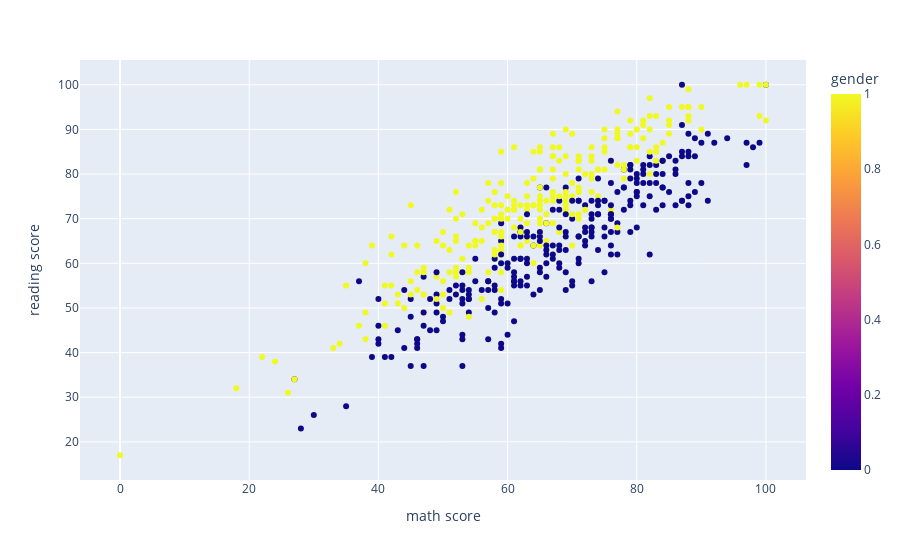

The notebook cell saved with this chart:
### Markdown cell above
NOTE: TO EXPLORE MORE I WILL ONLY BE USING PLOTLY LIBERARY

### Code cell
import plotly.express as px
fig = px.scatter(df, x="math score", y="reading score", color="gender")
fig.show()

### Figure 1 — Plotly figure (JSON) as saved in the notebook; plotly's stock layout.template omitted (floating-point values rounded to 4 significant figures; data arrays with more than 128 entries replaced by an {"elided": "..."} marker saying what was removed)
{"data": [{"hovertemplate": "math score=%{x}<br>reading score=%{y}<br>gender=%{marker.color}<extra></extra>", "legendgroup": "", "marker": {"color": {"elided": "500 int values"}, "coloraxis": "coloraxis", "symbol": "circle"}, "mode": "markers", "name": "", "orientation": "v", "showlegend": false, "type": "scatter", "x": {"elided": "500 int values"}, "xaxis": "x", "y": {"elided": "500 int values"}, "yaxis": "y"}], "layout": {"coloraxis": {"colorbar": {"title": {"text": "gender"}}, "colorscale": [[0, "#0d0887"], [0.1111, "#46039f"], [0.2222, "#7201a8"], [0.3333, "#9c179e"], [0.4444, "#bd3786"], [0.5556, "#d8576b"], [0.6667, "#ed7953"], [0.7778, "#fb9f3a"], [0.8889, "#fdca26"], [1, "#f0f921"]]}, "legend": {"tracegroupgap": 0}, "margin": {"t": 60}, "xaxis": {"anchor": "y", "domain": [0, 1], "title": {"text": "math score"}}, "yaxis": {"anchor": "x", "domain": [0, 1], "title": {"text": "reading score"}}}}
